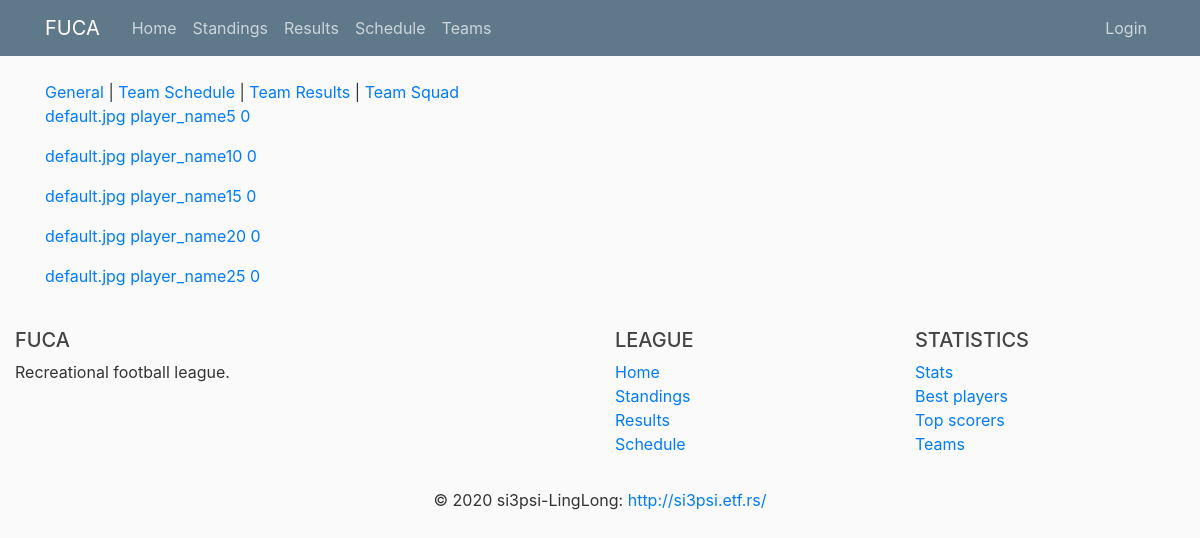
/teamsquad/1, run on an earlier commit of the app's database.
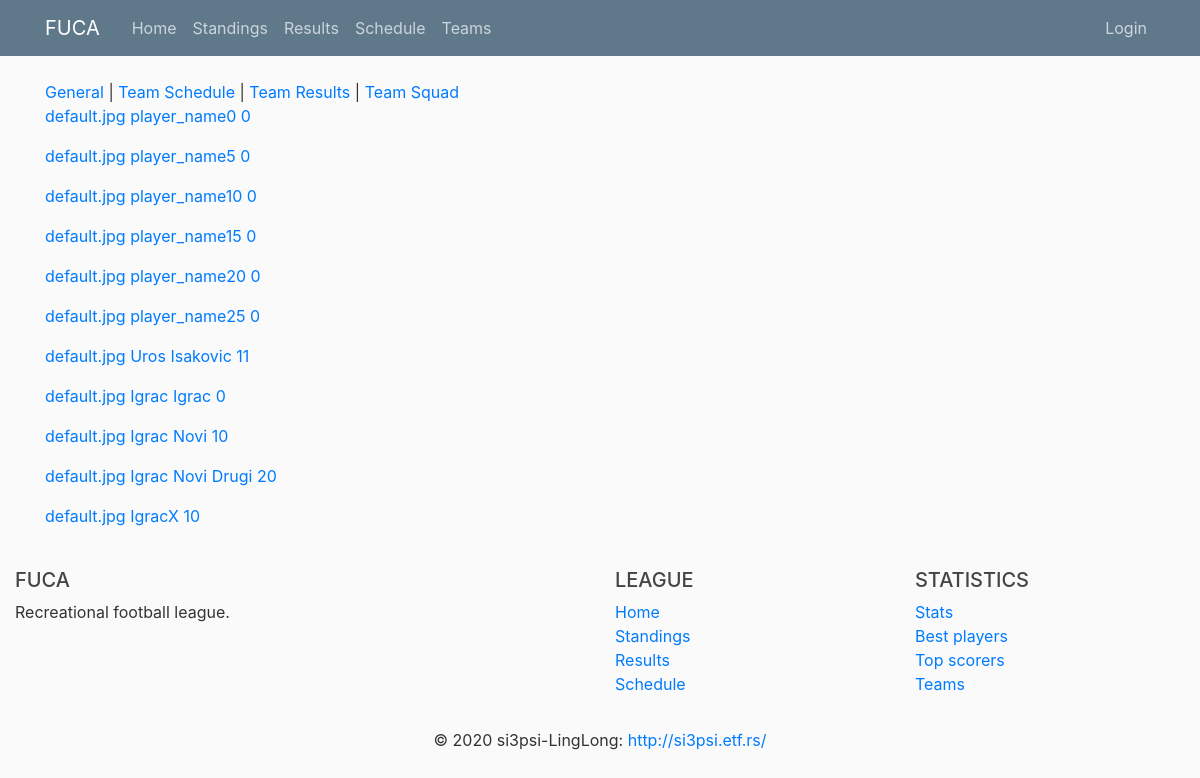
And on a later commit of the database.
### fuca/models.py (models this page shows, shortened)
class Player(db.Model):
    __tablename__ = 'player'
    id          = db.Column(db.Integer,     primary_key=True)
    name        = db.Column(db.String(100), nullable=False)
    birthdate   = db.Column(db.DateTime,    nullable=False)
    number      = db.Column(db.Integer,     nullable=False)
    image       = db.Column(db.String(20),  nullable=False, default='default.jpg')
    email       = db.Column(db.String(120), unique=True,    nullable=False)
    password    = db.Column(db.String(60))
    team_id     = db.Column(db.Integer, db.ForeignKey('team.id'), nullable=False)
    statistics  = db.relationship('Statistics', backref='player', lazy=True)
    def goals(self):
        goals = 0
        for stat in self.statistics:
            goals += stat.goals
        return goals
    def assists(self):
        assists = 0
        for stat in self.statistics:
            assists += stat.assists
        return assists
    def red(self):
        red = 0
        for stat in self.statistics:
            red += stat.red
        return red
    def yellow(self):
        yellow = 0
        for stat in self.statistics:
            yellow += stat.yellow
        return yellow
    def points(self):
        return self.goals() + self.assists() - self.yellow() - 2 * self.red()
    def jinja_dict(self):
        return {'name'          : self.name,
                'birthdate'     : self.birthdate,
                'image'         : self.image,
                'email'         : self.email,
                'team_id'       : self.team_id,
                'number'        : self.number,
                'goals'         : self.goals(),
                'assists'       : self.assists(),
                'red'           : self.red(),
                'yellow'        : self.yellow(),
                'points'        : self.points(),
                'id'            : self.id}

### fuca/routes/team_routes.py (the view)
@app.route("/teamsquad/<int:id>")
def teamsquad(id):
    players_db = Player.query.filter(Player.team_id == id).all()
    players = [player.jinja_dict() for player in players_db]
    return render_template('team/team-squad.html', players=players, id=id, title='Team Squad')

### fuca/templates/team/team-squad.html
{% extends 'team/team-layout.html' %}
{% block team_content %}
    {% for player in players %}
        <p>
            <a href="{{ url_for('player', id=player.id)}}">
                {{ player.image }} {{ player.name }} {{ player.number }}
            </a>
        </p>
    {% endfor %}
{% endblock team_content %}

What changed in the data, as far as the page shows it:
now on this page (row edited): Player: image "default.jpg", name "player_name0", number "0"
added Player: image "default.jpg", name "Uros Isakovic", number "11"
added Player: image "default.jpg", name "Igrac Igrac", number "0"
added Player: image "default.jpg", name "Igrac Novi", number "10"
added Player: image "default.jpg", name "Igrac Novi Drugi", number "20"
added Player: image "default.jpg", name "IgracX", number "10"
